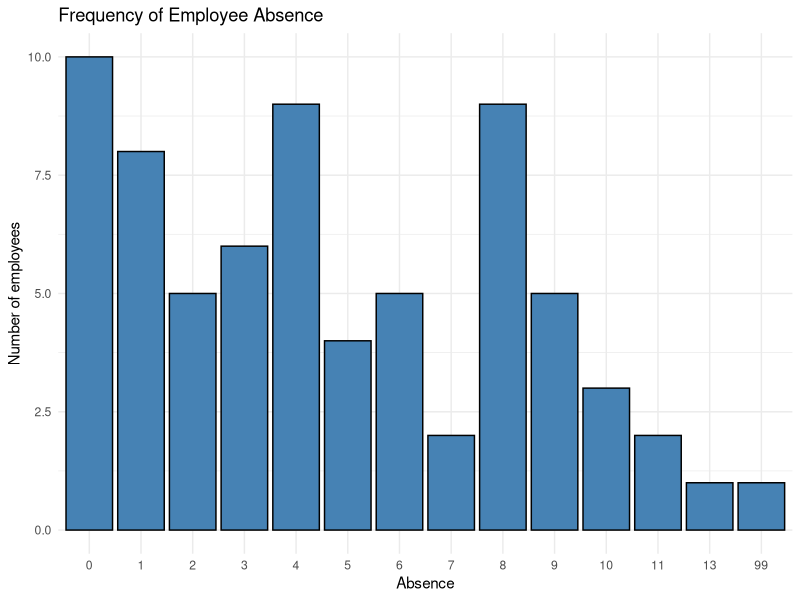
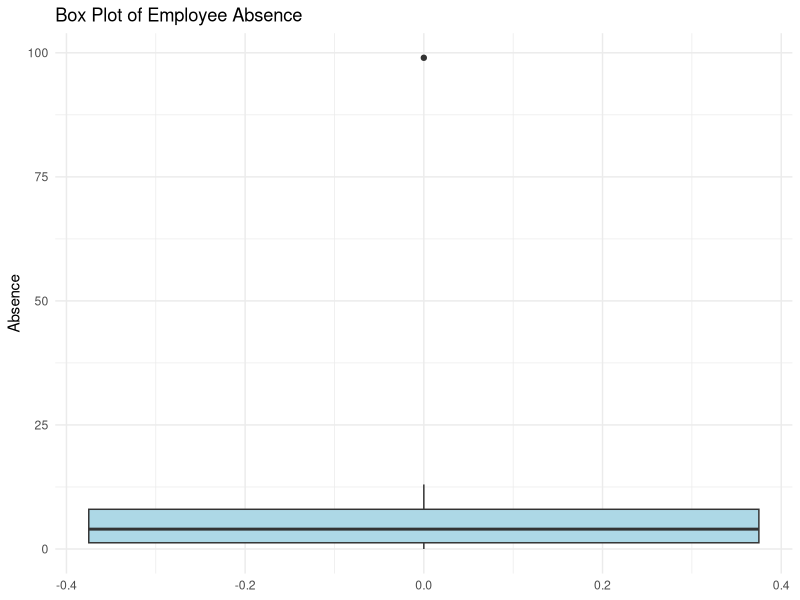
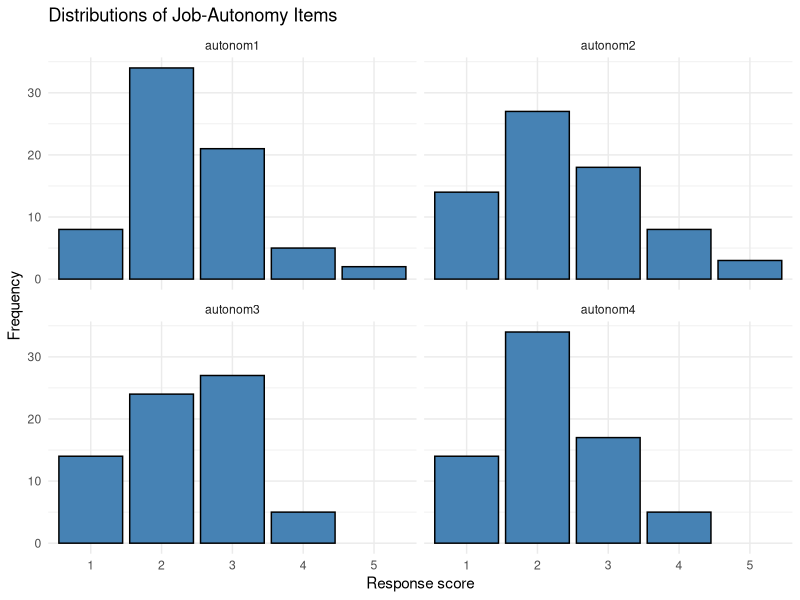
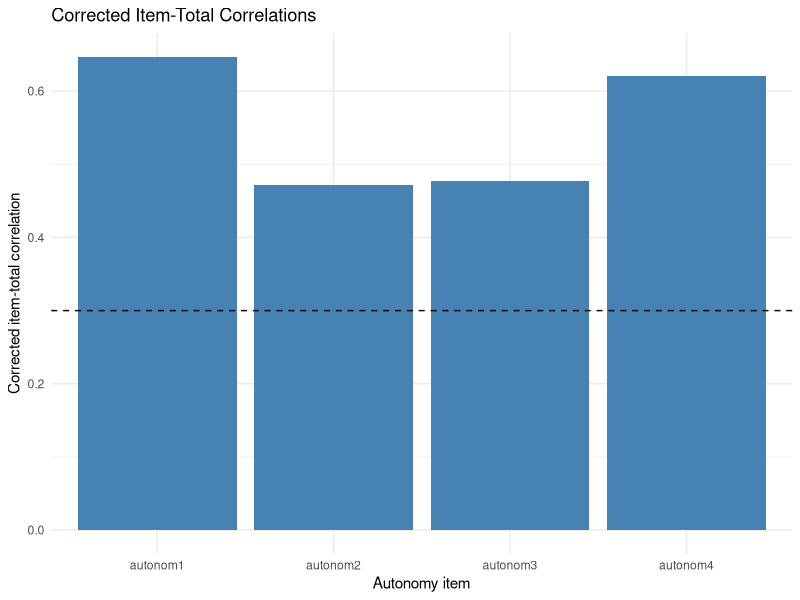
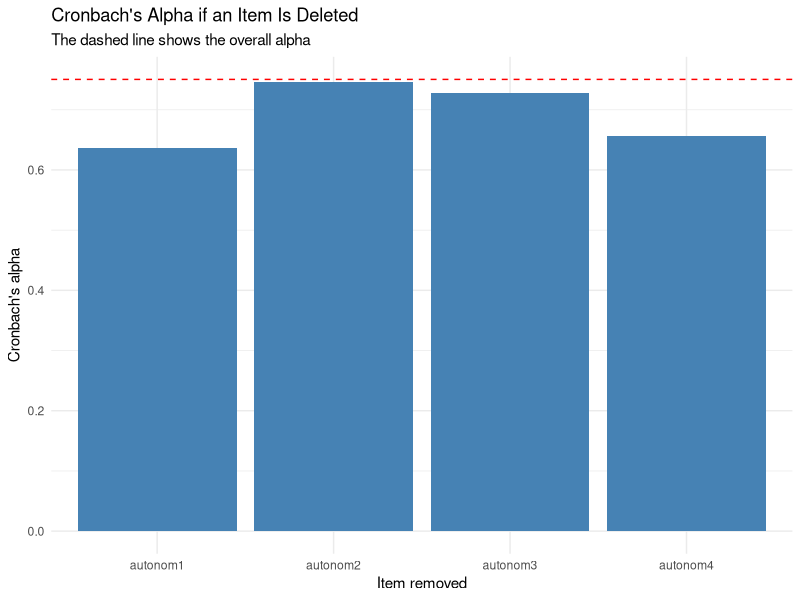

R code for these plots, in order:
## ---- chunk 1
knitr::opts_chunk$set(
  echo = TRUE,
  message = FALSE,
  warning = FALSE,
  fig.width = 7,
  fig.height = 4
)

options(scipen = 999)

library(ggplot2)
library(psych)
library(knitr)
## ---- chunk 2
# Read the CSV from the root folder
job_data <- read.csv("data/job_survey_data.csv")

head(job_data)
## ---- chunk 3
# Check the dataset
cat("Rows:", nrow(job_data), "\n")
cat("Columns:", ncol(job_data), "\n")
cat("Missing values:", sum(is.na(job_data)), "\n")
cat("Duplicate rows:", sum(duplicated(job_data)), "\n")

names(job_data)
## ---- chunk 4
# Summarise absence
absence_summary <- data.frame(
  Statistic = c(
    "Valid cases",
    "Mean",
    "Median",
    "Standard deviation",
    "Minimum",
    "Maximum"
  ),
  Value = c(
    sum(!is.na(job_data$absence)),
    mean(job_data$absence, na.rm = TRUE),
    median(job_data$absence, na.rm = TRUE),
    sd(job_data$absence, na.rm = TRUE),
    min(job_data$absence, na.rm = TRUE),
    max(job_data$absence, na.rm = TRUE)
  )
)

kable(
  absence_summary,
  digits = 2,
  caption = "Descriptive statistics for absence"
)
## ---- chunk 5
# Create the frequency table
absence_frequency <- as.data.frame(
  table(job_data$absence, useNA = "ifany")
)

names(absence_frequency) <- c("Absence", "Frequency")

kable(
  absence_frequency,
  caption = "Frequency distribution of absence"
)
## ---- chunk 6
# Plot the absence frequencies
ggplot(absence_frequency, aes(x = factor(Absence), y = Frequency)) +
  geom_col(fill = "steelblue", colour = "black") +
  labs(
    title = "Frequency of Employee Absence",
    x = "Absence",
    y = "Number of employees"
  ) +
  theme_minimal()
## ---- chunk 7
# Check the value 99
ggplot(job_data, aes(y = absence)) +
  geom_boxplot(fill = "lightblue") +
  labs(
    title = "Box Plot of Employee Absence",
    x = NULL,
    y = "Absence"
  ) +
  theme_minimal()
## ---- chunk 8
# Compare results with and without 99
absence_without_99 <- job_data$absence[job_data$absence != 99]

absence_sensitivity <- data.frame(
  Analysis = c("All values", "Value 99 excluded"),
  N = c(
    length(job_data$absence),
    length(absence_without_99)
  ),
  Mean = c(
    mean(job_data$absence),
    mean(absence_without_99)
  ),
  Median = c(
    median(job_data$absence),
    median(absence_without_99)
  ),
  SD = c(
    sd(job_data$absence),
    sd(absence_without_99)
  ),
  Maximum = c(
    max(job_data$absence),
    max(absence_without_99)
  )
)

kable(
  absence_sensitivity,
  digits = 2,
  caption = "Sensitivity analysis for absence"
)
## ---- chunk 9
# Select the autonomy items
autonom <- job_data[
  c("autonom1", "autonom2", "autonom3", "autonom4")
]

str(autonom)
summary(autonom)
colSums(is.na(autonom))
## ---- chunk 10
# Reshape the autonomy items
long_autonom <- stack(autonom)
names(long_autonom) <- c("Score", "Item")

# Plot the item distributions
ggplot(long_autonom, aes(x = factor(Score))) +
  geom_bar(fill = "steelblue", colour = "black") +
  facet_wrap(~ Item, ncol = 2) +
  labs(
    title = "Distributions of Job-Autonomy Items",
    x = "Response score",
    y = "Frequency"
  ) +
  theme_minimal()
## ---- chunk 11
# Calculate item correlations
autonomy_correlations <- cor(
  autonom,
  use = "pairwise.complete.obs"
)

kable(
  autonomy_correlations,
  digits = 2,
  caption = "Correlations between autonomy items"
)
## ---- chunk 12
# Calculate Cronbach's alpha
alpha_result <- psych::alpha(
  autonom,
  check.keys = TRUE,
  warnings = FALSE
)

alpha_summary <- data.frame(
  Statistic = c(
    "Raw Cronbach's alpha",
    "Standardised Cronbach's alpha",
    "Number of items",
    "Complete cases"
  ),
  Value = c(
    alpha_result$total$raw_alpha,
    alpha_result$total$std.alpha,
    ncol(autonom),
    sum(complete.cases(autonom))
  )
)

kable(
  alpha_summary,
  digits = 3,
  caption = "Cronbach's alpha for the autonomy scale"
)
## ---- chunk 13
# Extract corrected item-total correlations
item_total <- data.frame(
  Item = rownames(alpha_result$item.stats),
  Corrected_Item_Total = alpha_result$item.stats$r.drop,
  row.names = NULL
)

kable(
  item_total,
  digits = 3,
  caption = "Corrected item-total correlations"
)
## ---- chunk 14
# Plot corrected item-total correlations
ggplot(item_total, aes(x = Item, y = Corrected_Item_Total)) +
  geom_col(fill = "steelblue") +
  geom_hline(yintercept = 0.30, linetype = "dashed") +
  labs(
    title = "Corrected Item-Total Correlations",
    x = "Autonomy item",
    y = "Corrected item-total correlation"
  ) +
  theme_minimal()
## ---- chunk 15
# Extract alpha if each item is deleted
alpha_deleted <- data.frame(
  Item = rownames(alpha_result$alpha.drop),
  Alpha_If_Deleted = alpha_result$alpha.drop$raw_alpha,
  row.names = NULL
)

kable(
  alpha_deleted,
  digits = 3,
  caption = "Cronbach's alpha if each item is deleted"
)
## ---- chunk 16
# Plot alpha if deleted
overall_alpha <- alpha_result$total$raw_alpha

ggplot(alpha_deleted, aes(x = Item, y = Alpha_If_Deleted)) +
  geom_col(fill = "steelblue") +
  geom_hline(
    yintercept = overall_alpha,
    colour = "red",
    linetype = "dashed"
  ) +
  labs(
    title = "Cronbach's Alpha if an Item Is Deleted",
    subtitle = "The dashed line shows the overall alpha",
    x = "Item removed",
    y = "Cronbach's alpha"
  ) +
  theme_minimal()
## ---- chunk 17
# Summarise the measurement levels
measurement_levels <- data.frame(
  Variable = c(
    "Ever consumes alcohol: Yes or No",
    "Drink consumed most frequently",
    "Frequency of alcohol consumption",
    "Units consumed in the previous week"
  ),
  Level = c(
    "Dichotomous nominal",
    "Nominal",
    "Ordinal",
    "Ratio"
  ),
  Reason = c(
    "Two unordered categories",
    "Unordered categories",
    "Ordered categories with unequal intervals",
    "Equal units and a meaningful zero"
  )
)

kable(
  measurement_levels,
  caption = "Measurement levels of the alcohol-consumption variables"
)
